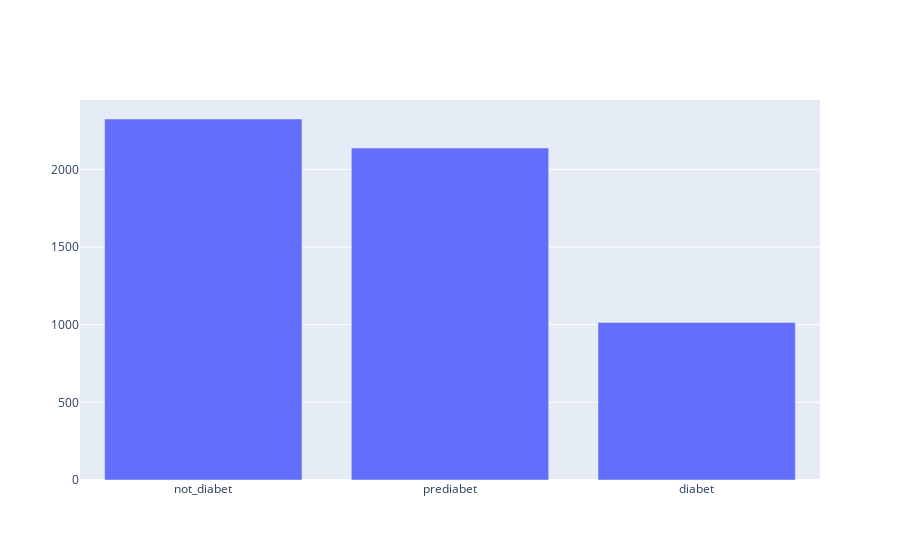

Notebook code cell kept with this figure:
### Code cell
import plotly.graph_objects as go
import plotly.express as px
barplot = df['case_diabet'].value_counts()
fig = go.Figure([
        go.Bar(x=barplot.index, y=barplot.values,meta=["lightblue","pink", "lightgreen",])
        
    ])
fig.show()

### Figure 1 — Plotly figure (JSON) as saved in the notebook; plotly's stock layout.template omitted (floating-point values rounded to 4 significant figures)
{"data": [{"meta": ["lightblue", "pink", "lightgreen"], "type": "bar", "x": ["not_diabet", "prediabet", "diabet"], "y": [2325, 2138, 1015]}], "layout": {}}
